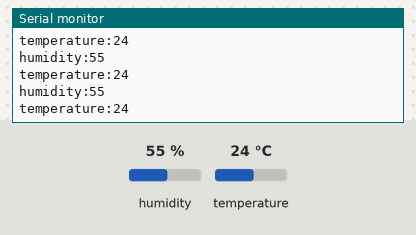
The sketch below on a simulated Arduino Uno, built with avr-gcc and run on an emulated ATmega328P. Shown: the last lines printed to the serial monitor. The test bench sets the inputs (shaded band); at power-on: humidity 55 %, temperature 24 °C.

Above: at 2.8 s.
2.9 s: humidity set to 22 %
At 4.4 s:
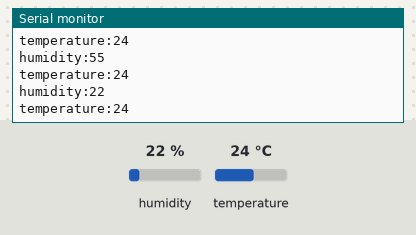
5.6 s: temperature set to 12 °C
At 7.6 s:
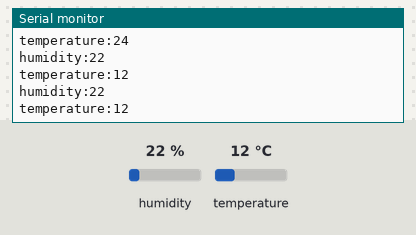
8.3 s: humidity set to 40 %
At 10.5 s:
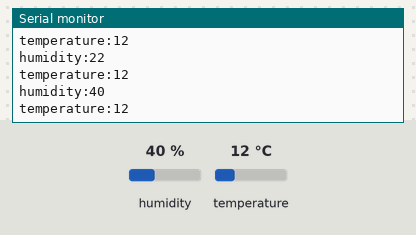
Timing chart, 0 to 12.0 s (numbered marks = the images above; inputs shaded):
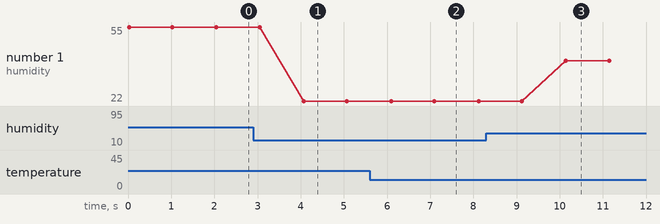

The sketch:

1_01_DHT11.ino
```cpp
#include "DHT.h"
#define DHTPIN A1
#define DHTTYPE DHT11
DHT dht(DHTPIN, DHTTYPE);

void setup() {
  Serial.begin(9600);
  dht.begin();
}

void loop() {
  int h = dht.readHumidity();
  int t = dht.readTemperature();

  Serial.print("humidity:");        // ‘시리얼 플로터’ 사용위해 이 부분 주석 필요
  Serial.println(h);                // 습도 값 출력
  Serial.print("temperature:");     // ‘시리얼 플로터’ 사용위해 이 부분 주석 필요
  Serial.println(t);                // 온도 값 출력
  delay(1000);
}
```

Measured:
- after the input at 2.9 s, the serial monitor: prints a new line after 1.2 s (image 1)
- after the input at 5.6 s, the serial monitor: prints a new line after 0.51 s (image 2)
- after the input at 8.3 s, the serial monitor: prints a new line after 1.8 s (image 3)
- plotted number 1: 55 → 22 after the input at 2.9 s, 22 → 40 after the input at 8.3 s
